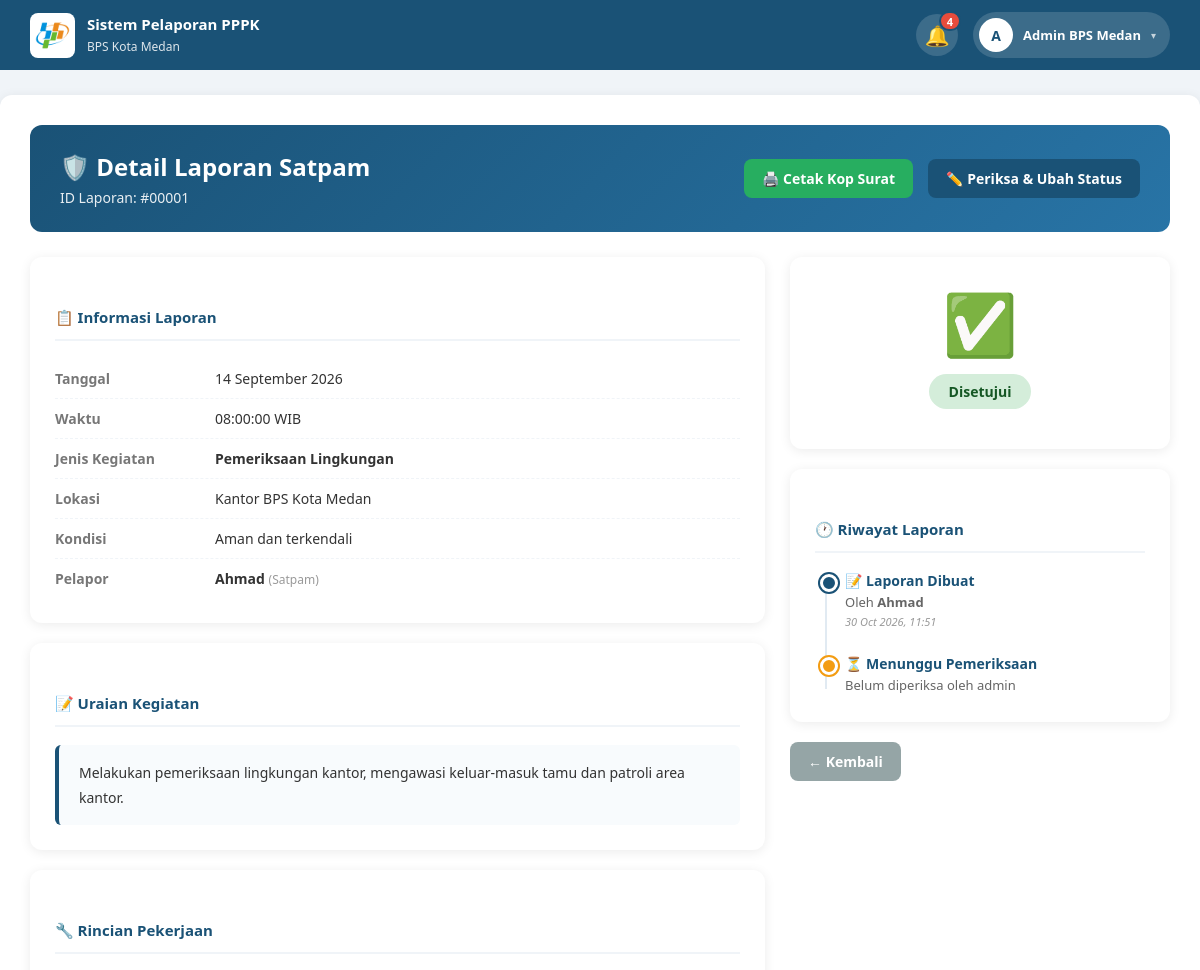
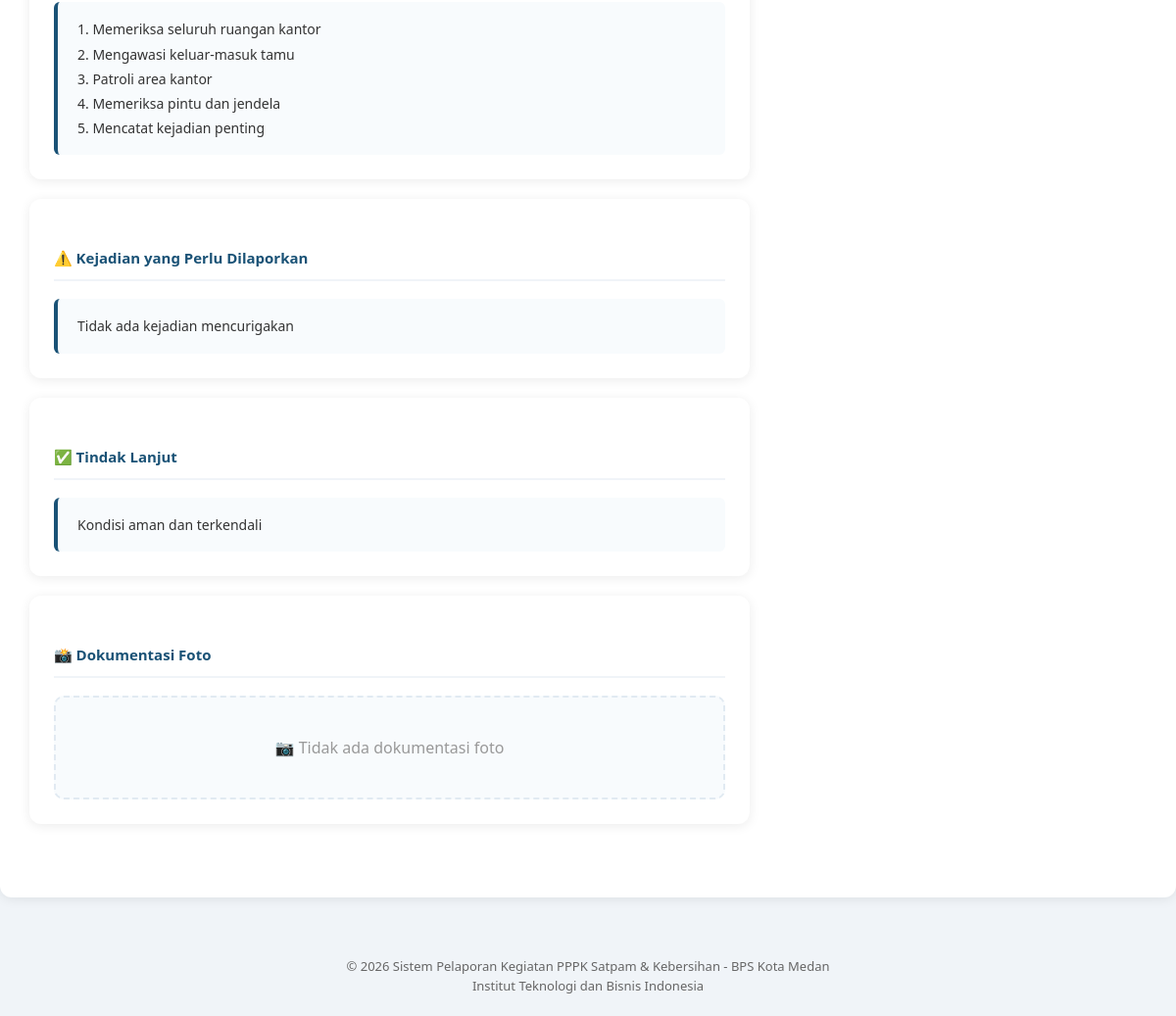
The page /admin/detail_laporan.php?id=1&jenis=satpam (signed in) on the database its author committed (2 pictures, top to bottom).
### tables this page shows
CREATE TABLE laporan_satpam (
    id_laporan INT(11) AUTO_INCREMENT PRIMARY KEY,
    id_petugas INT(11) NOT NULL,
    tanggal DATE NOT NULL,
    waktu TIME NOT NULL,
    jenis_kegiatan VARCHAR(100) NOT NULL,
    rincian_pekerjaan TEXT NOT NULL,
    lokasi VARCHAR(100) NOT NULL,
    uraian TEXT NOT NULL,
    kejadian TEXT,
    tindak_lanjut TEXT,
    kondisi VARCHAR(100) NOT NULL,
    dokumentasi VARCHAR(255),
    status ENUM('Diajukan','Disetujui','Perlu Perbaikan') DEFAULT 'Diajukan',
    catatan_admin TEXT,
    diperiksa_oleh INT(11) NULL,
    diperiksa_pada TIMESTAMP NULL,
    kode_verifikasi VARCHAR(20) NULL,
    created_at TIMESTAMP DEFAULT CURRENT_TIMESTAMP,
    updated_at TIMESTAMP DEFAULT CURRENT_TIMESTAMP ON UPDATE CURRENT_TIMESTAMP,
    FOREIGN KEY (id_petugas) REFERENCES petugas(id_petugas) ON DELETE CASCADE
);

CREATE TABLE petugas (
    id_petugas INT(11) AUTO_INCREMENT PRIMARY KEY,
    nama VARCHAR(100) NOT NULL,
    kategori_tugas ENUM('satpam','kebersihan') NOT NULL,
    username VARCHAR(50) NOT NULL UNIQUE,
    password VARCHAR(255) NOT NULL,
    avatar VARCHAR(255) NULL,
    email VARCHAR(100),
    no_hp VARCHAR(20),
    created_at TIMESTAMP DEFAULT CURRENT_TIMESTAMP
);

### admin/detail_laporan.php (the view, shortened to what this page needs)
<?php
include '../includes/session.php';
$id = $_GET['id'] ?? 0;
$jenis = $_GET['jenis'] ?? 'satpam';
if ($jenis == 'satpam') {
    $stmt = $pdo->prepare("SELECT l.*, p.nama, p.email, p.no_hp, p.kategori_tugas,
                           a.nama AS nama_admin
                           FROM laporan_satpam l
                           JOIN petugas p ON l.id_petugas = p.id_petugas
                           LEFT JOIN administrator a ON l.diperiksa_oleh = a.id_admin
                           WHERE l.id_laporan = ?");
}
$stmt->execute([$id]);
$data = $stmt->fetch();
$status_class = 'diajukan';
if ($data['status'] == 'Disetujui') $status_class = 'disetujui';
?>
<!DOCTYPE html>
<html>
<head>
    <link rel="stylesheet" href="../assets/css/style.css">
</head>
<body>
<?php include '../includes/header.php'; ?>
<div class="container">
    <div class="detail-header">
        <div>
            <h2>
                <?= $jenis == 'satpam' ? '🛡️' : '🧹' ?>
                Detail Laporan <?= ucfirst($jenis) ?>
            </h2>
            <p>ID Laporan: #<?= str_pad($data['id_laporan'], 5, '0', STR_PAD_LEFT) ?></p>
        </div>
        <div style="display:flex;gap:10px;flex-wrap:wrap;">
            <a href="cetak_laporan.php?id=<?= $id ?>&jenis=<?= $jenis ?>"
            target="_blank"
            class="btn-primary"
            style="background:#27ae60;">
                🖨️ Cetak Kop Surat
            </a>
            <a href="periksa_laporan.php?id=<?= $id ?>&jenis=<?= $jenis ?>" class="btn-primary">
                ✏️ Periksa & Ubah Status
            </a>
        </div>
    </div>
    <div class="detail-grid">
        <div>
            <div class="detail-card">
                <h3>📋 Informasi Laporan</h3>
                <div class="info-row">
                    <div class="info-label">Tanggal</div>
                    <div class="info-value">
                        <?= date('d F Y', strtotime($data['tanggal'])) ?>
                    </div>
                </div>
                <?php if ($jenis == 'satpam'): ?>
                <div class="info-row">
                    <div class="info-label">Waktu</div>
                    <div class="info-value"><?= htmlspecialchars($data['waktu']) ?> WIB</div>
                </div>
                <div class="info-row">
                    <div class="info-label">Jenis Kegiatan</div>
                    <div class="info-value"><b><?= htmlspecialchars($data['jenis_kegiatan']) ?></b></div>
                </div>
                <div class="info-row">
                    <div class="info-label">Lokasi</div>
                    <div class="info-value"><?= htmlspecialchars($data['lokasi']) ?></div>
                </div>
                <?php endif; ?>
                <div class="info-row">
                    <div class="info-label">Kondisi</div>
                    <div class="info-value"><?= htmlspecialchars($data['kondisi']) ?></div>
                </div>
                <div class="info-row">
                    <div class="info-label">Pelapor</div>
                    <div class="info-value">
                        <b><?= htmlspecialchars($data['nama']) ?></b>
                        <span style="color:#999;font-size:12px;">
                            (<?= ucfirst($data['kategori_tugas']) ?>)
                        </span>
                    </div>
                </div>
            </div>
            <?php if ($jenis == 'satpam'): ?>
                <?php if ($data['uraian']): ?>
                <div class="detail-card">
                    <h3>📝 Uraian Kegiatan</h3>
                    <div class="rincian-box"><?= htmlspecialchars($data['uraian']) ?></div>
                </div>
                <?php endif; ?>
            <?php endif; ?>
            <div class="detail-card">
                <h3>🔧 Rincian Pekerjaan</h3>
                <div class="rincian-box"><?= htmlspecialchars($data['rincian_pekerjaan']) ?></div>
            </div>
            <?php if ($jenis == 'satpam' && $data['kejadian']): ?>
            <div class="detail-card">
                <h3>⚠️ Kejadian yang Perlu Dilaporkan</h3>
                <div class="rincian-box"><?= htmlspecialchars($data['kejadian']) ?></div>
            </div>
            <?php endif; ?>
            <?php if ($jenis == 'satpam' && $data['tindak_lanjut']): ?>
            <div class="detail-card">
                <h3>✅ Tindak Lanjut</h3>
                <div class="rincian-box"><?= htmlspecialchars($data['tindak_lanjut']) ?></div>
            </div>
            <?php endif; ?>
            <div class="detail-card">
                <h3>📸 Dokumentasi Foto</h3>
                <?php if ($data['dokumentasi']): ?>
                    <img src="../uploads/dokumentasi/<?= htmlspecialchars($data['dokumentasi']) ?>"
                         class="foto-dokumentasi"
                         onclick="openLightbox(this.src)"
                         alt="Dokumentasi">
                    <p style="font-size:12px;color:#999;margin-top:8px;">
                        💡 Klik gambar untuk memperbesar
                    </p>
                <?php else: ?>
                    <div class="foto-empty">📷 Tidak ada dokumentasi foto</div>
                <?php endif; ?>
            </div>
        </div>
        <div>
            <div class="status-card">
                <div class="status-icon-big">
                    <?php
                        if ($data['status'] == 'Diajukan') echo '⏳';
                        elseif ($data['status'] == 'Disetujui') echo '✅';
                        else echo '⚠️';
                    ?>
                </div>
                <div class="status-label-big status-<?= $status_class ?>">
                    <?= $data['status'] ?>
                </div>
            </div>
            <div class="detail-card" style="margin-top:20px;">
                <h3>🕐 Riwayat Laporan</h3>
                <div class="timeline">
                    <div class="timeline-item">
                        <div class="timeline-title">📝 Laporan Dibuat</div>
                        <div class="timeline-desc">
                            Oleh <b><?= htmlspecialchars($data['nama']) ?></b>
                        </div>
                        <div class="timeline-time">
                            <?= date('d M Y, H:i', strtotime($data['created_at'])) ?>
                        </div>
                    </div>
                    <?php if ($data['diperiksa_pada']): ?>
                        <div class="timeline-item <?= $data['status'] == 'Disetujui' ? 'success' : 'danger' ?>">
                            <div class="timeline-title">
                                <?php if ($data['status'] == 'Disetujui'): ?>
                                    ✅ Laporan Disetujui
                                <?php else: ?>
                                    ⚠️ Perlu Perbaikan
                                <?php endif; ?>
                            </div>
                            <div class="timeline-desc">
                                Oleh <b><?= htmlspecialchars($data['nama_admin'] ?? 'Admin') ?></b>
                            </div>
                            <div class="timeline-time">
                                <?= date('d M Y, H:i', strtotime($data['diperiksa_pada'])) ?>
                            </div>
                        </div>
                    <?php else: ?>
                        <div class="timeline-item warning">
                            <div class="timeline-title">⏳ Menunggu Pemeriksaan</div>
                            <div class="timeline-desc">
                                Belum diperiksa oleh admin
                            </div>
                        </div>
                    <?php endif; ?>
                </div>
            </div>
            <div class="action-buttons" style="margin-top:20px;">
                <a href="dashboard.php" class="btn-secondary">← Kembali</a>
            </div>
        </div>
    </div>
</div>
<?php include '../includes/footer.php'; ?>
</body>
</html>

### assets/css/style.css (style rules this page uses)
* { margin: 0; padding: 0; box-sizing: border-box; font-family: 'Segoe UI', Tahoma, sans-serif; }
body { background: #f0f4f8; color: #333; }
.container { max-width: 1200px; margin: 25px auto; background: #fff; padding: 30px; border-radius: 12px; box-shadow: 0 2px 12px rgba(0,0,0,0.08); }
.container h2 { color: #1a5276; margin-bottom: 15px; }
.container h3 { color: #2874a6; margin: 25px 0 10px; }
.btn-primary { background: #1a5276; color: #fff; padding: 10px 18px; text-decoration: none; border-radius: 8px; border: none; cursor: pointer; font-size: 14px; font-weight: 600; display: inline-block; margin-left: 5px; }

### admin/detail_laporan.php (style rules this page uses)
.detail-header { background: linear-gradient(135deg, #1a5276, #2874a6); color: #fff; padding: 25px 30px; border-radius: 12px; margin-bottom: 25px; display: flex; justify-content: space-between; align-items: center; }
.detail-header h2 { color: #fff; margin-bottom: 5px; }
.detail-header p { opacity: 0.9; font-size: 14px; }
.detail-grid { display: grid; grid-template-columns: 1fr 380px; gap: 25px; margin-bottom: 25px; }
.detail-card { background: #fff; border-radius: 12px; padding: 25px; box-shadow: 0 2px 12px rgba(0,0,0,0.08); margin-bottom: 20px; }
.detail-card h3 { color: #1a5276; font-size: 15px; padding-bottom: 12px; margin-bottom: 18px; border-bottom: 2px solid #f0f4f8; display: flex; align-items: center; gap: 8px; }
.info-row { display: flex; padding: 10px 0; border-bottom: 1px dashed #f0f4f8; font-size: 14px; }
.info-row:last-child { border-bottom: none; }
.info-label { width: 160px; color: #777; font-weight: 600; flex-shrink: 0; }
.info-value { color: #333; flex: 1; }
.rincian-box { background: #f8fbfd; border-left: 4px solid #1a5276; padding: 15px 20px; border-radius: 6px; font-size: 14px; line-height: 1.8; white-space: pre-line; color: #333; }
.foto-empty { padding: 40px; text-align: center; background: #f8fbfd; border-radius: 10px; color: #999; border: 2px dashed #e1eaf2; }
.timeline { position: relative; padding-left: 30px; }
.timeline::before { content: ''; position: absolute; left: 10px; top: 5px; bottom: 5px; width: 2px; background: #e1eaf2; }
.timeline-item { position: relative; padding-bottom: 25px; }
.timeline-item:last-child { padding-bottom: 0; }
.timeline-item::before { content: ''; position: absolute; left: -25px; top: 3px; width: 12px; height: 12px; border-radius: 50%; background: #1a5276; border: 3px solid #fff; box-shadow: 0 0 0 2px #1a5276; }
.timeline-item.warning::before { background: #f39c12; box-shadow: 0 0 0 2px #f39c12; }
.timeline-title { font-weight: 600; color: #1a5276; font-size: 14px; margin-bottom: 3px; }
.timeline-desc { font-size: 13px; color: #666; margin-bottom: 3px; }
.timeline-time { font-size: 11px; color: #999; font-style: italic; }
.status-card { background: #fff; border-radius: 12px; padding: 25px; box-shadow: 0 2px 12px rgba(0,0,0,0.08); text-align: center; }
.status-icon-big { font-size: 60px; margin-bottom: 10px; }
.status-label-big { display: inline-block; padding: 8px 20px; border-radius: 25px; font-weight: 700; font-size: 14px; margin-bottom: 15px; }
.status-disetujui { background: #d4edda; color: #155724; }
.action-buttons { display: flex; gap: 10px; flex-wrap: wrap; }
.btn-secondary { background: #95a5a6; color: #fff; padding: 10px 18px; border-radius: 8px; text-decoration: none; font-size: 14px; font-weight: 600; }

### rows shown on the page
laporan_satpam: id_laporan "00001", tanggal "14 September 2026", waktu "08:00:00", jenis_kegiatan "Pemeriksaan Lingkungan", lokasi "Kantor BPS Kota Medan", kondisi "Aman dan terkendali", id_petugas.nama "Ahmad", id_petugas.kategori_tugas "Satpam", uraian "Melakukan pemeriksaan lingkungan kantor, mengawasi keluar-masuk tamu dan patroli area kantor.", rincian_pekerjaan "1. Memeriksa seluruh ruangan kantor 2. Mengawasi keluar-masuk tamu 3. Patroli area kantor 4. Memeriksa pintu dan jendela 5. Mencatat kejadian penting", kejadian "Tidak ada kejadian mencurigakan", tindak_lanjut "Kondisi aman dan terkendali", status "Disetujui", created_at "30 Oct 2026, 11:51"

### other values the page prints
$jumlah_notif "4"
substr($_SESSION['nama'] ?? 'G', 0, 1) "A"
$_SESSION['nama'] "Admin BPS Medan"
$jenis "Satpam"
